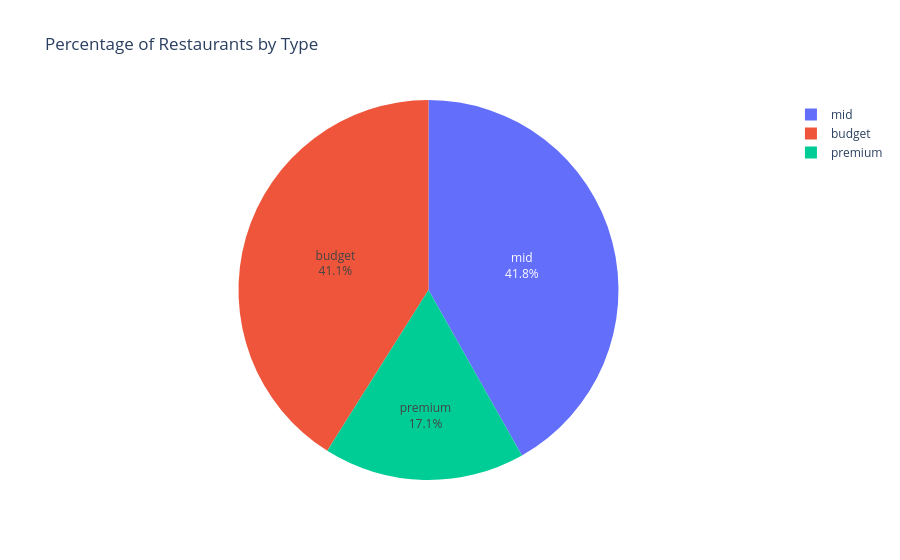

Here is the notebook cell this chart was saved with:
### Code cell
fig = px.pie(segment, names='Type',
             values='COUNT OF RESTAURANTS', color='Type', 
             title='Percentage of Restaurants by Type').update_traces(textposition='inside', 
                                                                             textinfo='percent+label')
fig.show()

### Figure 1 — Plotly figure (JSON) as saved in the notebook; plotly's stock layout.template omitted (floating-point values rounded to 4 significant figures)
{"data": [{"customdata": [["mid"], ["budget"], ["premium"]], "domain": {"x": [0, 1], "y": [0, 1]}, "hovertemplate": "Type=%{customdata[0]}<br>COUNT OF RESTAURANTS=%{value}<extra></extra>", "labels": ["mid", "budget", "premium"], "legendgroup": "", "marker": {"colors": ["#636efa", "#EF553B", "#00cc96"]}, "name": "", "showlegend": true, "textinfo": "percent+label", "textposition": "inside", "type": "pie", "values": [5225, 5130, 2140]}], "layout": {"legend": {"tracegroupgap": 0}, "title": {"text": "Percentage of Restaurants by Type"}}}
